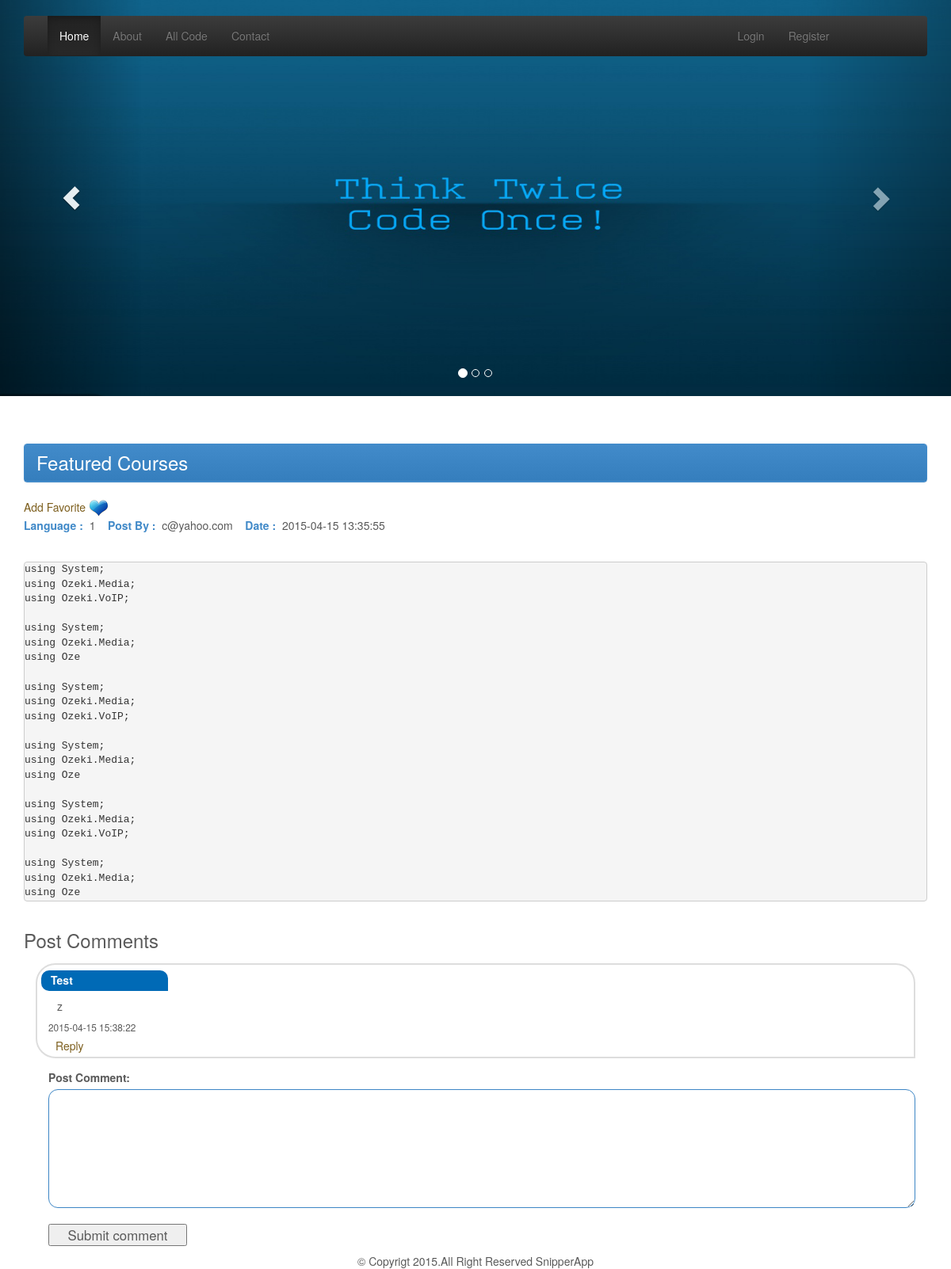
Screenshot of /code_detail.php?snipid=8 with the database file from the repository.
### tables this page shows
CREATE TABLE IF NOT EXISTS `addsnippts` (
  `sniptsid` int(11) NOT NULL auto_increment,
  `title` varchar(250) NOT NULL,
  `user` varchar(250) NOT NULL,
  `languages` varchar(250) NOT NULL,
  `description` text NOT NULL,
  `date` timestamp NOT NULL default CURRENT_TIMESTAMP on update CURRENT_TIMESTAMP,
  `snippts_status` varchar(20) NOT NULL default 'A',
  `gernal_status` varchar(30) NOT NULL,
  PRIMARY KEY  (`sniptsid`)
);

CREATE TABLE IF NOT EXISTS `threaded_comments` (
  `id` int(11) NOT NULL auto_increment,
  `author` varchar(40) NOT NULL,
  `comment` text NOT NULL,
  `created_at` timestamp NOT NULL default CURRENT_TIMESTAMP on update CURRENT_TIMESTAMP,
  `parent_id` varchar(50) NOT NULL,
  `SaleProductId` int(11) NOT NULL,
  `BuyProductId` int(11) NOT NULL,
  `JobProduct` int(11) NOT NULL,
  `ServiceProduct` int(11) NOT NULL,
  PRIMARY KEY  (`id`)
);

### code_detail.php (the view, shortened to what this page needs)
<?php include "header.php"; ?>
<?php
$snipid = $_GET['snipid'];
$querySnip   =  "SELECT * FROM addsnippts where sniptsid = $snipid order by sniptsid DESC";
$resSnip   =  mysql_query($querySnip) or die(mysql_error());
while($rowSnip  =  mysql_fetch_array($resSnip))
{
  $SnipID     		= $rowSnip['sniptsid'];
  $SnipTitle	    = $rowSnip['title'];
  $SnipCode		    = $rowSnip['description'];
  $SnipUser	    	= $rowSnip['user'];
  $SnipLanguage    	= $rowSnip['languages'];
  $SnipDate    		= $rowSnip['date'];
}
?>
	<div class="container">
    <div class="panel panel-primary">
        <div class="panel-heading">
        <strong><h3><?php echo $SnipTitle ?></h3></strong>
		</div>
	</div>
    <div class="row">
    	<div class="col-xs-12">
			<a href="favorite.php?snipid=<?php echo $SnipID ;?>&userid=<?php echo $_SESSION['user_sess']; ?>">
			<?php echo 'Add Favorite'; ?> <img style="text-align:center" src="images/like.png" width="25" height="25"> </a>
            <br/><span class="codtitle">Language&nbsp;:&nbsp;</span> <span><?php echo $SnipLanguage ?></span>
            &nbsp;&nbsp;&nbsp;<span class="codtitle">Post By&nbsp;:&nbsp;</span> <span><?php echo $SnipUser ?></span>
            &nbsp;&nbsp;&nbsp;<span class="codtitle">Date&nbsp;:&nbsp;</span> <span><?php echo $SnipDate ?></span>
        </div>
    </div>
<br clear="all"><br clear="all">
    <div class="row">
    	<div class="col-xs-12">
			<pre><?php echo $SnipCode ?></pre>
        </div>
    </div>
<br clear="all">
<br clear="all">
<h3>Post Comments</h3>
<?php
include "comment_function.php";
?>
<link href="css/comment_style.css" rel="stylesheet" type="text/css" />
<div class="col-xs-12" style="">
<ul>
<?php
$q = "SELECT * FROM threaded_comments WHERE parent_id = 0 AND BuyProductId='$snipid' order by id desc";
$r = mysql_query($q);
while($row = mysql_fetch_assoc($r)):
 getComments($row);
endwhile;
?>
</ul>
<form id="comment_form" action="post_comment_buy.php" method='post'>
 <label for="comment_body">Post Comment:</label>
 <textarea name="comment_body" id='comment_body'></textarea>
 <div id='submit_button'>
  <input type="submit" value="Submit comment"/>
 </div>
</form>
</div>
</div>
<?php include "footer.php"; ?>

### comment_function.php (shortened to what this page needs)
<?php
function getComments($row) {
 echo "<li class='comment'>";
 echo "<div class='aut'>".$row['author']."</div>";
 echo "<div class='commentbody'>".$row['comment']."</div>";
 echo "<div class='timestamp'>".$row['created_at']."</div>";
 echo "<a href='#comment_form' class='reply' id='".$row['id']."'>Reply</a>";
 echo "</li>";
}
?>

### carousel.css (style rules this page uses)
body { padding-bottom: 40px; color: #5a5a5a; }

### css/comment_style.css (style rules this page uses)
.codtitle { font-size:14px; color:#4089C8; font-weight:bold; }
html, body, div, h1, h2, h3, h4, h5, h6, ul, ol, dl, li, dt, dd, p, blockquote, pre, form, fieldset, table, th, td { margin: 0; padding: 0; }
body { font-size: 14px; line-height:1.3em; }
a, a:visited { outline:none; color:#7d5f1e; }
.comment { padding:5px; border:2px solid #DDDDDD; margin-top:15px; list-style:none; border-radius:25px 25px 0px 25px; }
.aut { background-color: #006ab6; border-radius: 10px 10px 0; color: #ffffff; font-weight: bold; height: 26px; margin: 2px 0 0; padding: 3px 0 0 12px; width: 160px; }
.timestamp { font-size: 85%; margin: 9px 0px 5px 9px; }
#comment_form { margin-top:15px; margin-left: 16px; }
.reply { margin: 0px 0px 0px 18px ; }
#comment_form input { font-size:1.2em; margin:0 0 10px; padding:3px; display:block; width:100%; }
#comment_body { border: 1px solid #3D86C5; border-radius: 12px; display: block; padding:10px !important; height: 150px; width: 100%; }
#submit_button { clear: both; margin-top: 20px; text-align: center; width: 16%; }
.commentbody { margin: 10px 5px 5px 20px; }

### rows the page displays
addsnippts: title "Featured Courses", languages "1", user "c@yahoo.com", date "2015-04-15 13:35:55", description "using System; using Ozeki.Media; using Ozeki.VoIP; using System; using Ozeki.Media; using Oze using System; using Ozeki.Media; using Ozeki.VoIP; using System; using Ozeki.Media; using Oze using System; using Ozeki.Media; using Ozeki.VoIP; using System; using Ozeki.Media; using Oze"
threaded_comments: author "Test", comment "z", created_at "2015-04-15 15:38:22"
